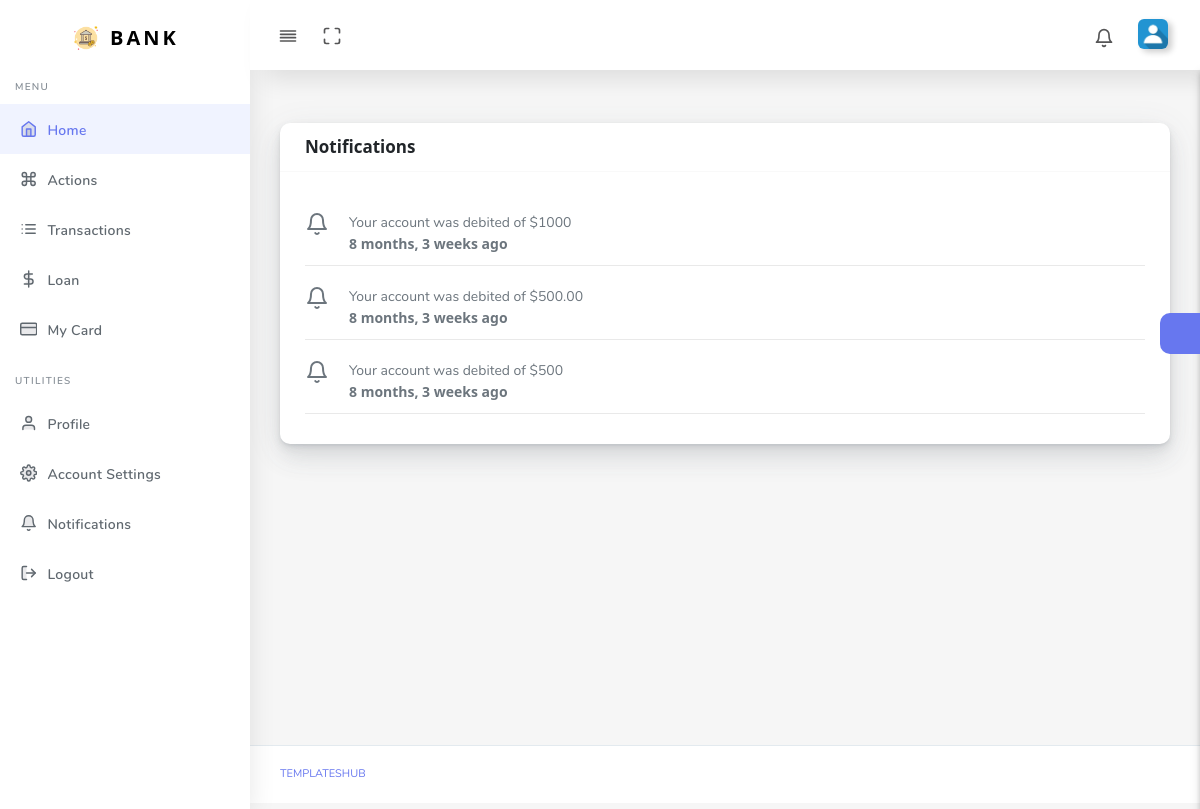
Page /account/notifications/ (signed in) on the committed database.
### onlinebankingapp/models.py (models this page shows, shortened)
class Notification(models.Model):
    date  = models.DateTimeField(auto_now_add=True)
    user = models.ForeignKey(User, on_delete=models.CASCADE, blank=False, null=False)
    message = models.TextField(max_length=5000, null=False, blank=False)

class User(AbstractBaseUser, PermissionsMixin):
    themes = (
        ("dark", "Dark"),
        ("light", "Light")
    )
    account_types = (
        ('savings', 'Savings'),
        ('checking', 'Checking'),
        ('current', 'Current'),
    )
    first_name = models.CharField(verbose_name="first name", max_length=30, null=False, blank=False)
    last_name = models.CharField(verbose_name="last name", max_length=30, null=False, blank=False)
    email = models.EmailField(verbose_name="email address", max_length=60, unique=True, null=False, blank=False)
    phone = models.CharField(verbose_name="phone number", max_length=15, blank=True, null=True)
    nationality = models.CharField(verbose_name="country", max_length=25, blank=True, null=True)
    timezone = models.CharField(max_length=60, null=True, blank=True)
    account_type = models.CharField(max_length=15, choices=account_types, default="savings")
    account_number = models.CharField(max_length=10, unique=True, default=0, blank=False, null=False)
    pin = models.CharField(max_length=4, null=True, blank=True)
    balance = models.DecimalField(max_digits=15, decimal_places=2, default=0, null=False, blank=False)
    overdraft = models.DecimalField(max_digits=15, decimal_places=2, default=0, null=False, blank=False)
    date_joined = models.DateTimeField(verbose_name="date joined", auto_now_add=True)
    last_login = models.DateTimeField(verbose_name="last login", auto_now=True)
    is_staff = models.BooleanField(default=False)
    is_superuser = models.BooleanField(default=False)
    is_blocked = models.BooleanField(default=False)
    theme = models.CharField(max_length=10, choices=themes, default="light")
    @property
    def full_name(self):
        return f'{self.first_name} {self.last_name}'
    USERNAME_FIELD = "email"
    REQUIRED_FIELDS = ["first_name", "last_name"]
    objects = UserManager()
    '''
    Make sure to set this custom model as our user model in settings.py
    AUTH_USER_MODEL = "App.CustomUserModel"
    Make sure to delete previous migration files incase of errors
    Then make migrations
    '''

### onlinebankingapp/views.py (the view)
# urls.py: path('account/notifications/', views.notifications, name='notifications'),
@login_required
def notifications(request):
    forbidden = authorizeUser(request.user)
    company = CompanyInfo.objects.last()
    recent_notifications = Notification.objects.filter(user=request.user).order_by('-date')[:3]
    context = {
        'company': company,
        'notifications': recent_notifications,
    }
    if forbidden:
        response = HttpResponseForbidden(forbidden_message)
    else:
        response = render(request, 'dashboard/notifications.html', context)
    return response

### onlinebankingapp/utils.py (called while the page is built)
def authorizeUser(user):
    if user.is_authenticated and user.is_blocked:
        forbidden = True
    elif user.is_authenticated and not user.is_blocked:
        forbidden = False
    elif not user.is_authenticated:
        forbidden = False
    else:
        forbidden = False
    return forbidden

### templates/dashboard/notifications.html (shortened to what this page needs)
{% extends 'dashboard/base.html' %}
{% load static %}
{% load tz %}
{% block content %}
<div class="row">
    <div class="col-md-12 col-lg-12 col-xl-12">
        <div class="card">
          <div class="card-header">
            <h4>Notifications</h4>
          </div>
          <div class="card-body">
            {% for notification in notifications %}
            <div class="notification">
              <i data-feather="bell"></i>
              <div class="detail">
                <span class="message">{{notification.message}}</span><br>
                <span class="timeframe"><b>{{notification.date|timezone:request.user.timezone|timesince}} ago</b></span>
              </div>
            </div>
            {% endfor %}
          </div>
        </div>
      </div>
</div>
{% endblock %}

### templates/dashboard/notifications.html (style rules this page uses)
.notification { padding: 10px 0px; margin: 10px 0px; display: flex; border-bottom: #e9e9e9 solid 1px; }
.detail { margin-left: 20px; }

### rows in the picture
Notification: message "Your account was debited of $1000", date "8 months, 3 weeks"
Notification: message "Your account was debited of $500.00", date "8 months, 3 weeks"
Notification: message "Your account was debited of $500", date "8 months, 3 weeks"
